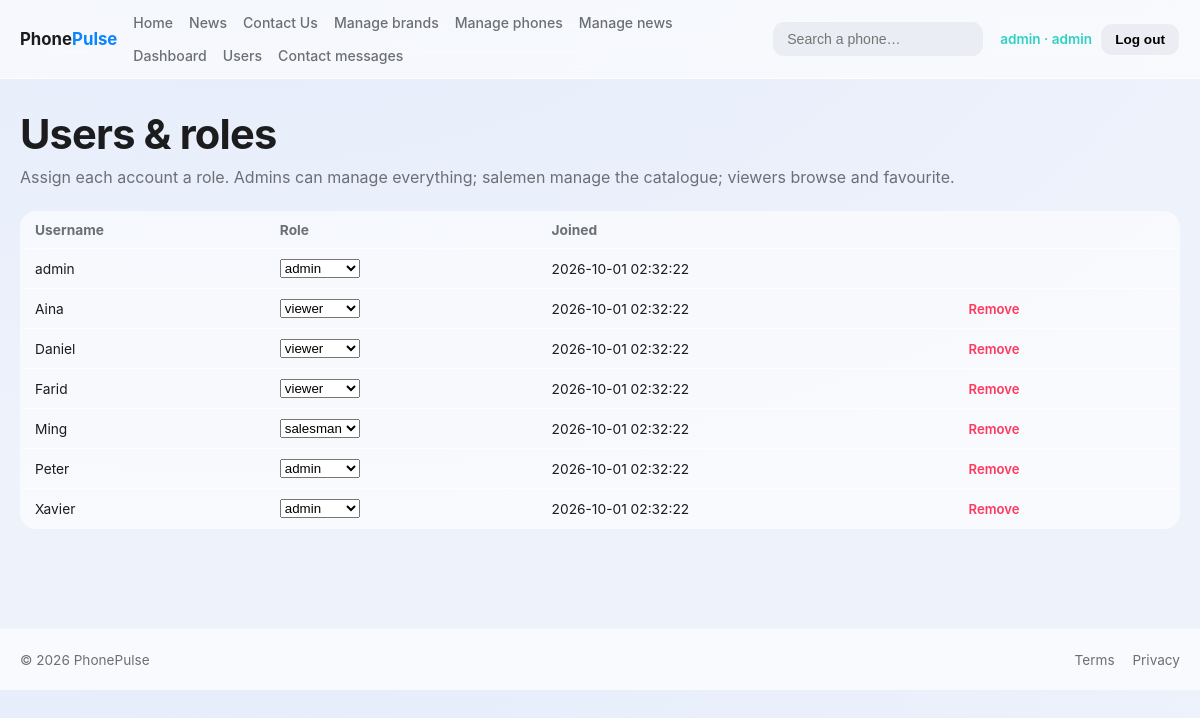
/users.php (signed in), run on the app's committed database.
### tables this page shows
CREATE TABLE `users` (
  `id` INT UNSIGNED NOT NULL AUTO_INCREMENT,
  `username` VARCHAR(100) NOT NULL,
  `password_hash` VARCHAR(255) NOT NULL,
  `role_id` INT UNSIGNED NOT NULL,
  `created_at` TIMESTAMP NOT NULL DEFAULT CURRENT_TIMESTAMP,
  PRIMARY KEY (`id`),
  UNIQUE KEY `uq_users_username` (`username`),
  KEY `idx_users_role_id` (`role_id`),
  CONSTRAINT `fk_users_roles` FOREIGN KEY (`role_id`) REFERENCES `roles` (`id`)
);

### db.php (called while the page is built, shortened)
<?php
function get_db(): PDO
{
    static $pdo = null;
    if ($pdo === null) {
        $dsn = 'mysql:host=' . DB_HOST . ';dbname=' . DB_NAME . ';charset=utf8mb4';
        $pdo = new PDO($dsn, DB_USER, DB_PASS, [
            PDO::ATTR_ERRMODE            => PDO::ERRMODE_EXCEPTION,
            PDO::ATTR_DEFAULT_FETCH_MODE => PDO::FETCH_ASSOC,
            PDO::ATTR_EMULATE_PREPARES   => false,
        ]);
    }
    return $pdo;
}

### functions.php (called while the page is built, shortened)
<?php
require_once __DIR__ . '/db.php';
function e(?string $value): string
{
    return htmlspecialchars($value ?? '', ENT_QUOTES, 'UTF-8');
}
function get_users(): array
{
    return get_db()->query(
        'SELECT users.id, users.username, users.created_at, roles.name AS role
         FROM users JOIN roles ON roles.id = users.role_id ORDER BY users.username'
    )->fetchAll();
}
function get_roles(): array
{
    return get_db()->query('SELECT * FROM roles ORDER BY id')->fetchAll();
}

### auth.php (called while the page is built, shortened)
<?php
function current_user(): ?array
{
    return $_SESSION['user'] ?? null;
}
?>

### users.php (the view, shortened to what this page needs)
<?php
require_once __DIR__ . '/functions.php';
require_once __DIR__ . '/auth.php';
require __DIR__ . '/header.php';
$roles = get_roles();
?>
<h1>Users &amp; roles</h1>
<p class="sub">Assign each account a role. Admins can manage everything; salemen manage the catalogue; viewers browse and favourite.</p>
<table>
  <thead><tr><th>Username</th><th>Role</th><th>Joined</th><th></th></tr></thead>
  <tbody>
  <?php foreach (get_users() as $u): ?>
    <tr>
      <td><?= e($u['username']) ?></td>
      <td>
        <form method="post" style="display:flex; gap:8px; align-items:center;">
          <select name="role_id" onchange="this.form.submit()">
            <?php foreach ($roles as $role): ?>
              <option value="<?= $role['id'] ?>" <?= $role['name'] === $u['role'] ? 'selected' : '' ?>><?= e($role['name']) ?></option>
            <?php endforeach; ?>
          </select>
        </form>
      </td>
      <td><?= e($u['created_at']) ?></td>
      <td class="table-actions">
        <?php if ($u['username'] !== current_user()['username']): ?>
        <form method="post" style="display:inline">
          <a href="#" class="danger" onclick="if(confirm('Remove this user?')){this.closest('form').submit();} return false;">Remove</a>
        </form>
        <?php endif; ?>
      </td>
    </tr>
  <?php endforeach; ?>
  </tbody>
</table>
<?php require __DIR__ . '/footer.php'; ?>

### style.css (style rules this page uses)
:root { --bg1: #eef3fb; --bg2: #e6ecfb; --glass: rgba(255,255,255,0.6); --glass-brd: rgba(255,255,255,0.7); --ink: #1c1c1e; --muted: #6b6f76; --blue: #0a84ff; --teal: #2fd0c4; --red: #ff375f; --shadow: 0 8px 30px rgba(30,40,80,0.10); }
* { box-sizing: border-box; }
body { margin: 0; font-family: -apple-system, BlinkMacSystemFont, "Segoe UI", Inter, system-ui, sans-serif; color: var(--ink); background: radial-gradient(1200px 600px at 20% -10%, var(--bg2), var(--bg1)); }
a { color: inherit; text-decoration: none; }
h1 { font-size: clamp(1.8rem,4vw,2.6rem); letter-spacing: -0.02em; margin: 0 0 8px; }
.sub { color: var(--muted); margin: 0 0 24px; }
table { width: 100%; border-collapse: collapse; background: var(--glass); border: 1px solid var(--glass-brd); border-radius: 16px; overflow: hidden; font-size: 0.86rem; }
th, td { padding: 10px 14px; text-align: left; border-bottom: 1px solid var(--glass-brd); }
th { color: var(--muted); }
tr:last-child td { border-bottom: 0; }
.table-actions a { margin-right: 10px; font-weight: 600; color: var(--blue); font-size: 0.82rem; }
.table-actions a.danger { color: var(--red); }

### data on the page
users: username "admin", created_at "2026-10-01 02:32:22"
users: username "Aina", created_at "2026-10-01 02:32:22"
users: username "Daniel", created_at "2026-10-01 02:32:22"
users: username "Farid", created_at "2026-10-01 02:32:22"
users: username "Ming", created_at "2026-10-01 02:32:22"
users: username "Peter", created_at "2026-10-01 02:32:22"
users: username "Xavier", created_at "2026-10-01 02:32:22"

### other printed values
$user['username'] "admin"
$user['role'] "admin"
form field role_id "admin"
form field role_id "viewer"
form field role_id "salesman"
